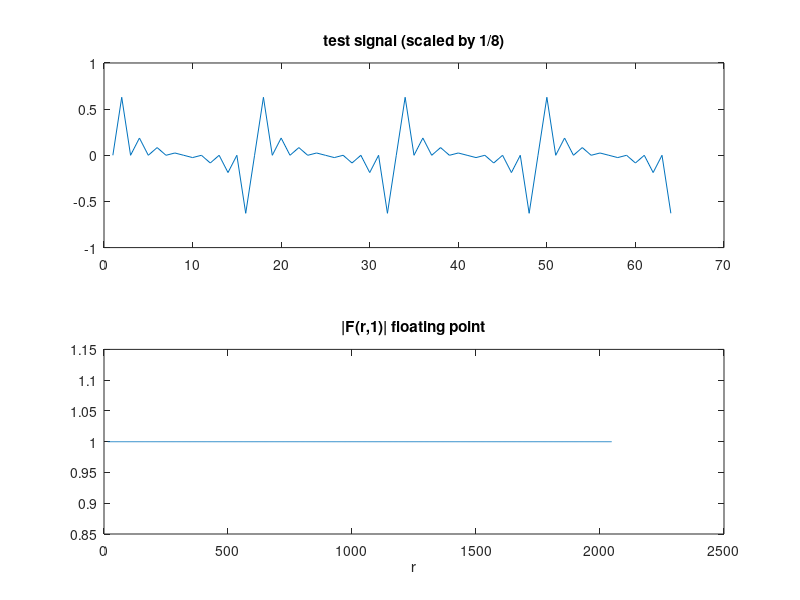

This chart was generated by the following MATLAB code:
% Floating point reference model for the running DFT project
% - sliding DFT (eq. 2 of the paper) vs direct DFT of every window
% - test signal x(n) = sum_{k=1..7} sin(n*theta_k), N = 16
% - warm-up check for a PE that has just been refreshed (reset to zero)
% - writes the input samples as hex files for $readmemh
%
% run with:  running_dft_reference

function running_dft_reference()

    N     = 16;
    K     = 1;          % bin to monitor
    NSAMP = 2048;
    SCALE = 1/8;        % test signal peaks near 5, scale down for accumulator headroom

    s = test_signal(NSAMP, N, SCALE);
    fprintf('signal peak (scaled) = %.3f\n', max(abs(s)));

    % 1. sliding vs direct (MATLAB index = r+1, since r starts at 0)
    F = sliding_dft(s, K, N);
    F_direct = zeros(1, NSAMP);
    for r = N-1 : NSAMP-1
        F_direct(r+1) = direct_dft(s, r, K, N);
    end
    err = max(abs(F(N:end) - F_direct(N:end)));
    fprintf('max |sliding - direct| = %.3e   (should be ~1e-13)\n', err);

    % 2. magnitude of bin K (ideal = N/2 * SCALE * 2 = 1 for this signal)
    mag = abs(F(N:end));
    fprintf('|F(r,%d)| min/max = %.6f / %.6f\n', K, min(mag), max(mag));

    % 3. warm-up check after a refresh
    r0 = 1000;
    good = refreshed_pe(s, K, r0, true,  N);
    bad  = refreshed_pe(s, K, r0, false, N);
    idx  = (r0 + N) : NSAMP;          % samples after the warm-up
    e_good = max(abs(good(idx) - F(idx)));
    e_bad  = max(abs(bad(idx)  - F(idx)));
    fprintf('refreshed PE error after warm-up, with mask    = %.3e\n', e_good);
    fprintf('refreshed PE error after warm-up, without mask = %.3e\n', e_bad);

    % 4. files for the testbench
    write_hex('input_re.hex', s);
    write_hex('input_im.hex', zeros(1, NSAMP));
    r = 0 : NSAMP-1;
    fid = fopen('golden_float.csv', 'w');
    fprintf(fid, 'r,re,im,mag\n');
    fprintf(fid, '%d,%.12f,%.12f,%.12f\n', [r; real(F); imag(F); abs(F)]);
    fclose(fid);
    disp('wrote input_re.hex, input_im.hex, golden_float.csv');

    % 5. plots
    fig = figure('Visible', 'off');
    subplot(2,1,1);
    plot(s(1:64));
    title('test signal (scaled by 1/8)');
    subplot(2,1,2);
    plot(N-1 : NSAMP-1, mag);
    title(sprintf('|F(r,%d)| floating point', K));
    xlabel('r');
    saveas(fig, 'reference_plot.png');
end


function s = test_signal(nsamp, N, scale)
    n = 0 : nsamp-1;
    s = zeros(1, nsamp);
    for k = 1:7
        s = s + sin(n * 2*pi*k/N);
    end
    s = s * scale;
end


function Fr = direct_dft(s, r, k, N)
    % F(r,k) = sum_{n=0}^{N-1} s(n + r - N + 1) * exp(-j*theta*n)
    window = s(r-N+2 : r+1);          % samples r-N+1 ... r
    n = 0 : N-1;
    Fr = sum(window .* exp(-1j * 2*pi*k*n/N));
end


function F = sliding_dft(s, k, N)
    % F(r) = [F(r-1) + s(r) - s(r-N)] * exp(j*theta)
    th = 2*pi*k/N;
    F = zeros(1, length(s));
    prev = 0;
    for i = 1:length(s)
        if i > N
            old = s(i-N);
        else
            old = 0;
        end
        prev = (prev + s(i) - old) * exp(1j*th);
        F(i) = prev;
    end
end


function F = refreshed_pe(s, k, r0, mask, N)
    % PE that is reset (F = 0) just before sample r0.
    % mask = true : for the first N samples only s(r) is added
    % mask = false: s(r-N) is always subtracted, even though this PE never added it
    th = 2*pi*k/N;
    F = zeros(1, length(s));
    prev = 0;
    for r = r0 : length(s)-1
        old = s(r-N+1);
        if mask && (r - r0) < N
            old = 0;
        end
        prev = (prev + s(r+1) - old) * exp(1j*th);
        F(r+1) = prev;
    end
end


function write_hex(name, x)
    % Q1.15, two's complement, one 4 digit hex value per line
    q = round(x * 32768);
    q = max(min(q, 32767), -32768);
    q = mod(q, 65536);
    fid = fopen(name, 'w');
    fprintf(fid, '%04x\n', q);
    fclose(fid);
end
